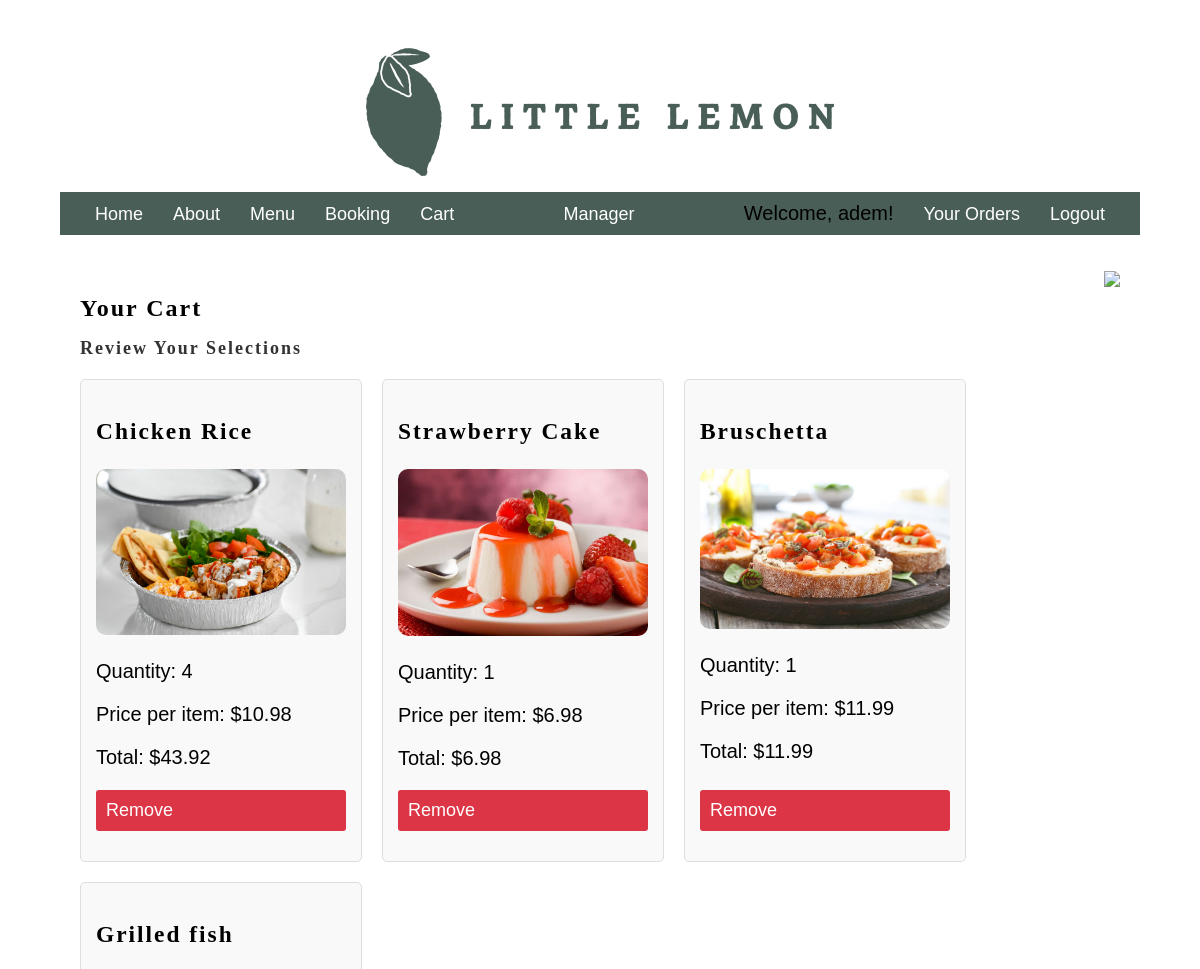
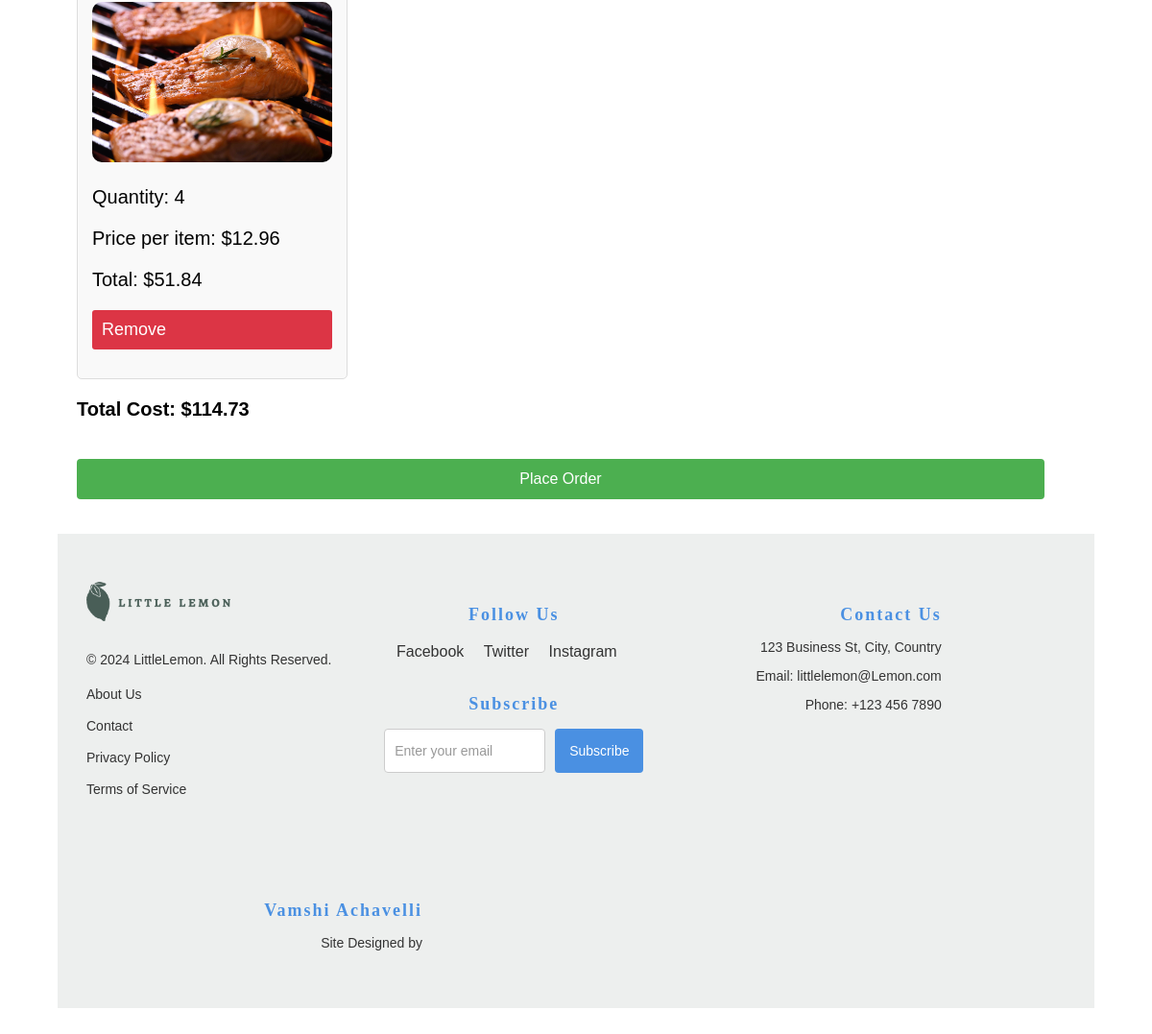
Before: /cart/ (signed in) with the older database file (2 pictures, top to bottom).
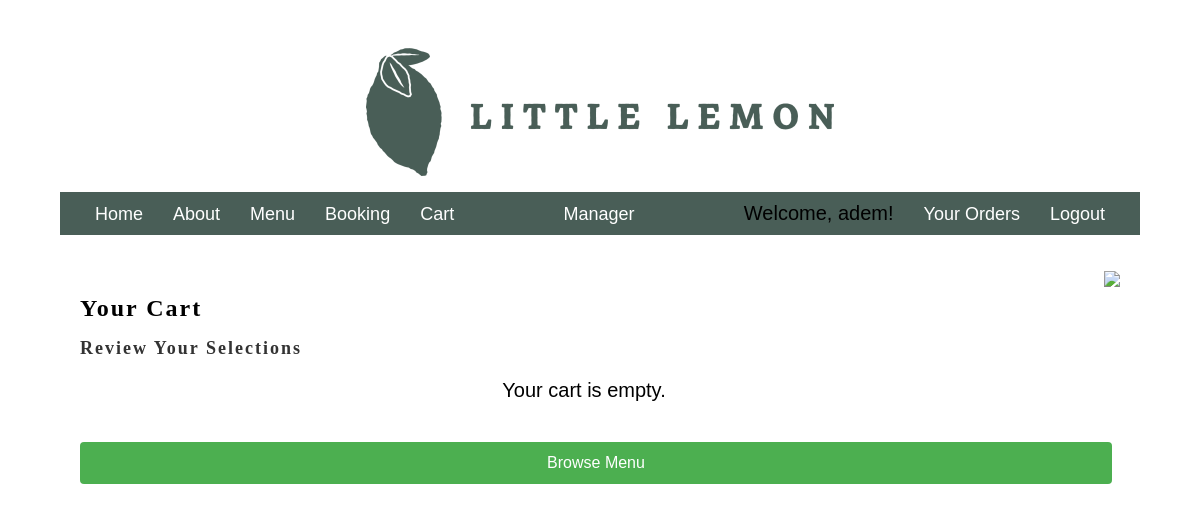
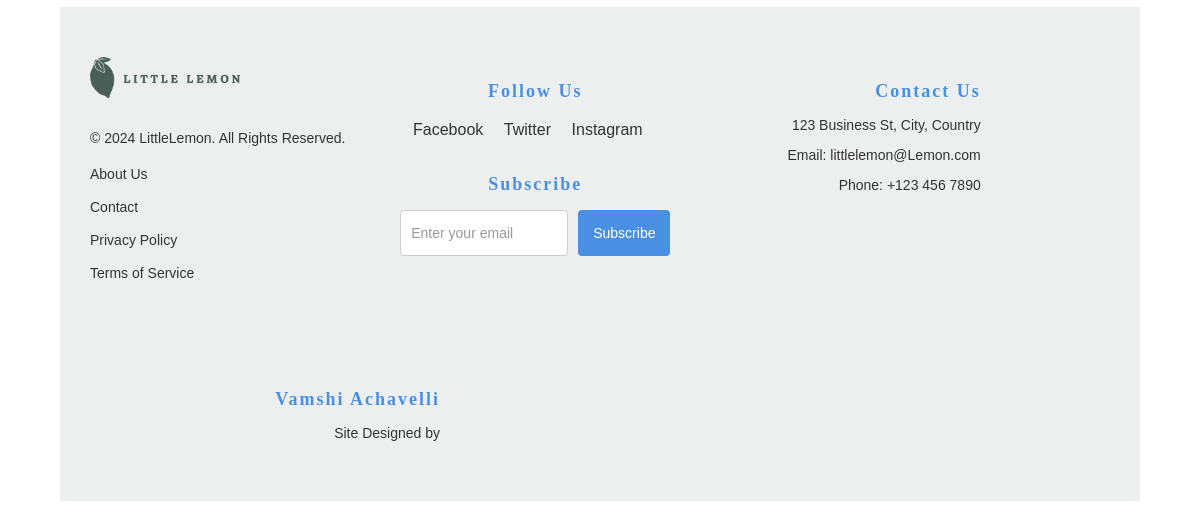
After: the same page with the newer database file (2 pictures, top to bottom).
### restaurant/models.py (models this page shows, shortened)
class CartItem(models.Model):
    cart = models.ForeignKey(Cart, related_name="items", on_delete=models.CASCADE)
    menu_item = models.ForeignKey(Menu, on_delete=models.CASCADE)
    quantity = models.PositiveIntegerField(default=1)
    @property
    def total_price(self):
        return self.menu_item.price * self.quantity

class Menu(models.Model):
    CATEGORY_CHOICES = [
        ('appetizer', 'Appetizer'),
        ('main_course', 'Main Course'),
        ('dessert', 'Dessert'),
        ('beverage', 'Beverage'),
    ]
    title = models.CharField(max_length=100)
    price = models.DecimalField(max_digits=5, decimal_places=2)
    inventory = models.IntegerField()
    image = models.ImageField(upload_to='img_upload/', default='menu_images/default_image.png')  # Allow null/blank for existing items
    category = models.CharField(max_length=20, choices=CATEGORY_CHOICES, null=True, blank=True)
    dish_of_the_day = models.BooleanField(default=False)  # Allow null/blank

class Cart(models.Model):
    user = models.OneToOneField(User, on_delete=models.CASCADE, null=True, blank=True)
    created_at = models.DateTimeField(auto_now_add=True)
    @property
    def total_cost(self):
        return sum(item.total_price for item in self.items.all())

### restaurant/views.py (the view, shortened to what this page needs)
# urls.py: path('cart/', views.cart_detail, name='cart_detail'),
def cart_detail(request):
    if request.user.is_authenticated:
        cart = Cart.objects.filter(user=request.user).first()
    return render(request, 'cart_detail.html', {'cart': cart})

### restaurant/templatetags/custom_filters.py (called while the page is built)
@register.filter
def is_in_group(user, group_name):
    return user.groups.filter(name=group_name).exists()

### templates/cart_detail.html (shortened to what this page needs)
{% extends 'base.html' %} {% load static %}  {% block content %}
<section class="cart-section">
  <div class="cart-content">
    <h1 class="cart-heading">Your Cart</h1>
    <h2 class="cart-tagline">Review Your Selections</h2>
    {% if cart.items.all %}
    <ul class="cart-items-list">
      {% for item in cart.items.all %}
      <li class="cart-item">
        <div class="cart-item-details">
          <h3>{{ item.menu_item.title }}</h3>
          <img
            src="{{ item.menu_item.image.url }}"
            alt="{{ item.menu_item.title }}"
            class="menu-image"
          />
          <p>Quantity: {{ item.quantity }}</p>
          <p>Price per item: ${{ item.menu_item.price }}</p>
          <p>Total: ${{ item.total_price }}</p>
        </div>
        <a
          href="{% url 'remove_from_cart' item.menu_item.id %}"
          class="remove-button"
          >Remove</a
        >
      </li>
      {% endfor %}
    </ul>
    <div class="cart-total">
      <p><strong>Total Cost:</strong> ${{ cart.total_cost }}</p>
    </div>
    <form action="{% url 'place_order' %}" method="POST">
      <button type="submit" class="cta-button">Place Order</button>
    </form>
    {% else %}
    <p class="empty-cart-message">Your cart is empty.</p>
    <a href="{% url 'menu' %}" class="cta-button">Browse Menu</a>
    {% endif %}
  </div>
  <div class="cart-image">
    <img src="{% static 'img/cart.png' %}" />
  </div>
</section>
{% endblock %}

Changed rows visible on the page:
removed CartItem: menu_item "Chicken Rice", menu_item.image (picture), quantity "4", menu_item.price "10.98", total_price "43.92"
removed CartItem: menu_item "Strawberry Cake", menu_item.image (picture), quantity "1", menu_item.price "6.98", total_price "6.98"
removed CartItem: menu_item "Bruschetta", menu_item.image (picture), quantity "1", menu_item.price "11.99", total_price "11.99"
removed CartItem: menu_item "Grilled fish", menu_item.image (picture), quantity "4", menu_item.price "12.96", total_price "51.84"
no longer on this page (row unchanged): Cart: total_cost "114.73"
Other visible differences:
text no longer shown: "Total Cost: $ Place Order"
text now shown: "Your cart is empty. Browse Menu"
